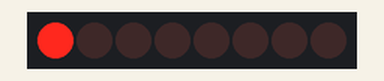
The sketch below on a simulated Arduino Uno, built with avr-gcc and run on an emulated ATmega328P. On the bench: 8 shift-register outputs drawn as a row of LEDs (first output left, lit = HIGH). Wiring (inferred from the names in the program): shift register (74HC595): data pin 13; shift clock pin 11; latch pin 12. Wiring (inferred from the signals the program sends): row of LEDs: on Q0, Q1, Q2, Q3, Q4, Q5, Q6, Q7.

Above: at 0.6 s.
At 5.1 s:
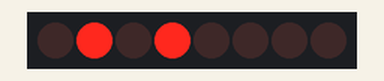
At 10.1 s:
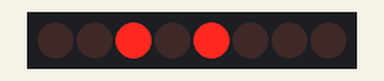
At 20.1 s:
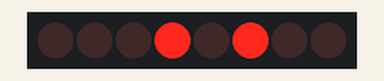
At 30.1 s:
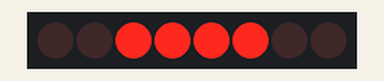
At 39.75 s:
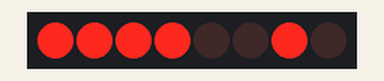
Timing chart, 0 to 40.0 s (numbered marks = the images above):
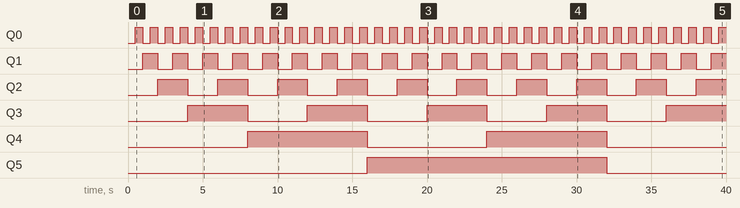

The sketch:

lab24_eight_leds_ic.ino
```cpp
#define dataPin 13 // DS
#define latchPin 12 // ST_CP
#define clockPin 11 // SH_CP
#define wait 500

void setup()
{
  pinMode(dataPin, OUTPUT);
  pinMode(clockPin, OUTPUT);
  pinMode(latchPin, OUTPUT);
}

void loop()
{
  // Count from 0 to 255 in binary
  for (int j = 0; j < 256; j++)
  {
    digitalWrite(latchPin, LOW);

    // Shift out the bit
    shiftOut(dataPin, clockPin, MSBFIRST, j);
    digitalWrite(latchPin, HIGH);

    delay(wait);
  }
}
```

Measured:
- by itself, Q0: alternates HIGH for 0.50 s and LOW for 0.50 s
- by itself, Q1: alternates HIGH for 1.0 s and LOW for 1.0 s
- by itself, Q2: alternates HIGH for 2.0 s and LOW for 2.0 s
- by itself, Q3: alternates HIGH for 4.0 s and LOW for 4.0 s
- by itself, Q4: alternates HIGH for 8.0 s and LOW for 8.0 s
- by itself, Q5: LOW → HIGH at 16.0 s, → LOW 16.0 s later
